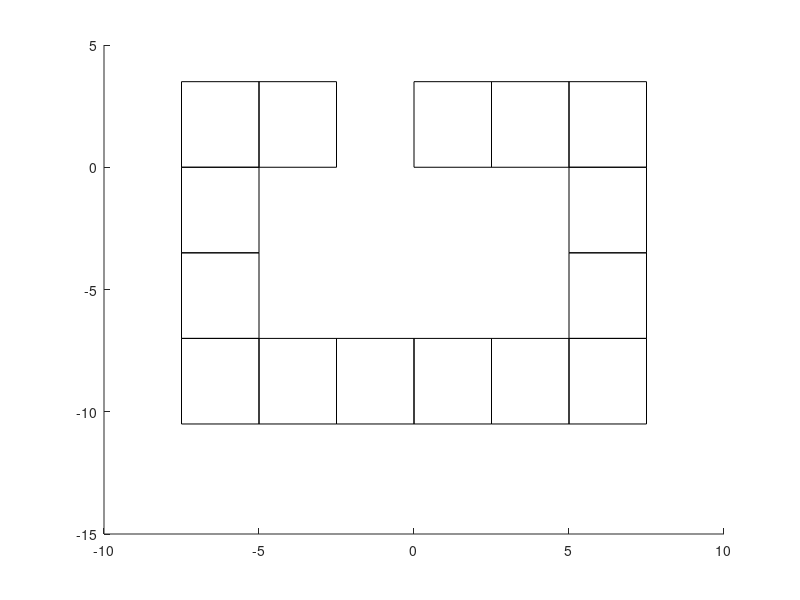

This chart was generated by the following MATLAB code:
%%
% function drawtest()
%
% Testing how to draw a wind tunnel (unfinished project).
%
% Copyright (c) 2012, 2013 All Right Reserved
% License : TBD
% Authors : Rinka van Dommelen,     Patrick Hanckmann
% E-mail  : rvdommelen@hotmail.com, hanckmann@gmail.com
% Version : WinDI, version 1
% Date    : May 01, 2013
%%


% Draw test

function drawtest()
%  rectangle('Position', [x y w h]) adds a rectangle at the specified position.

% 4 | 1
%-------
% 3 | 2

q = 1;

center_connect = [0, 0];

%% blok
width  = 2.5;
height = 3.5;
[center_connect q] = new_block(center_connect, width, height, q);
[center_connect q] = new_block(center_connect, width, height, q);
[center_connect q] = new_corner(center_connect, width, height, q);
[center_connect q] = new_block(center_connect, width, height, q);
[center_connect q] = new_block(center_connect, width, height, q);
[center_connect q] = new_corner(center_connect, width, height, q);
[center_connect q] = new_block(center_connect, width, height, q);
[center_connect q] = new_block(center_connect, width, height, q);
[center_connect q] = new_block(center_connect, width, height, q);
[center_connect q] = new_block(center_connect, width, height, q);
[center_connect q] = new_corner(center_connect, width, height, q);
[center_connect q] = new_block(center_connect, width, height, q);
[center_connect q] = new_block(center_connect, width, height, q);
[center_connect q] = new_corner(center_connect, width, height, q);
[center_connect q] = new_block(center_connect, width, height, q);


end

function [center_connect q] = new_block(center_connect, width, height, q)
    rectangle('Position',[center_connect, width, height]);
    center_connect = new_center_connect(center_connect, width, height, q);
end

function [center_connect q] = new_corner(center_connect, width, height, q)
    rectangle('Position',[center_connect, width, height]);
    q = q + 1;
    if q > 4
        q = 1;
    end
    center_connect = new_center_connect(center_connect, width, height, q);
end

function center_connect = new_center_connect(center_connect, width, height, q)
    switch q
        case 1
            center_connect = [center_connect(1) + width, center_connect(2)];
        case 2
            center_connect = [center_connect(1), center_connect(2) - height];
        case 3
            center_connect = [center_connect(1) - width, center_connect(2)];
        case 4
            center_connect = [center_connect(1), center_connect(2) + height];
        otherwise
            error('Wrong quadrant');
    end
end
